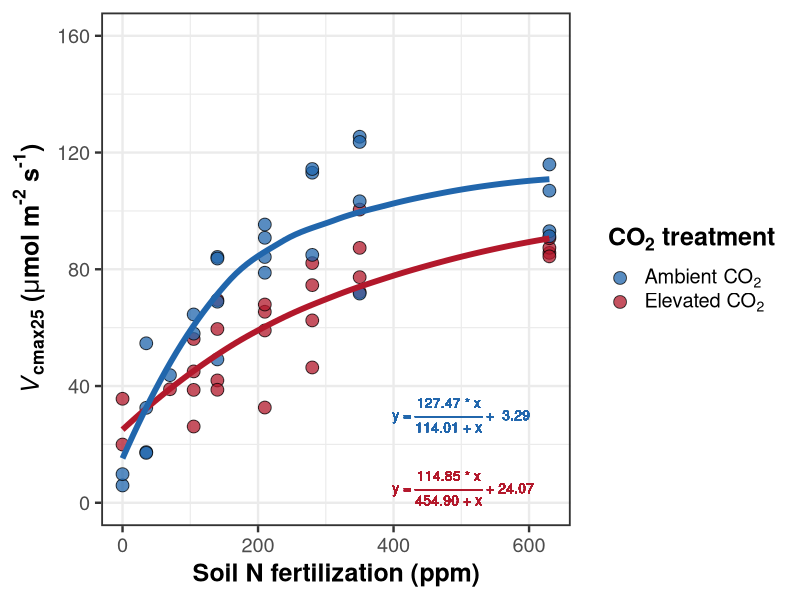
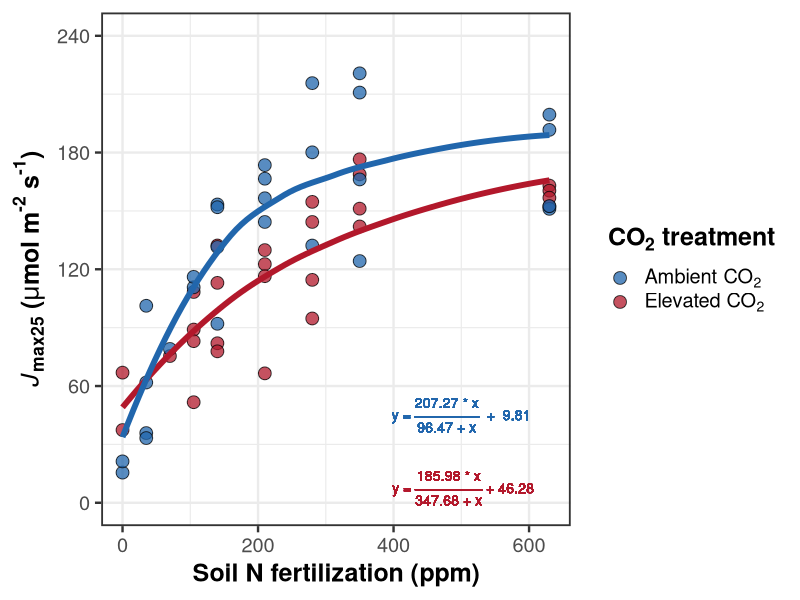
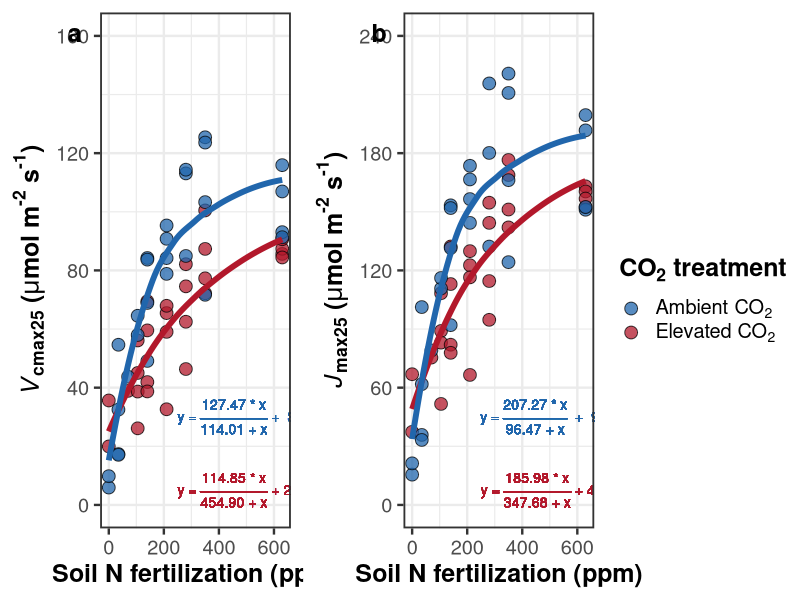

These charts were generated, in order, by the following R code:
##########################################################################
## Load libraries and import data
##########################################################################
# Libraries
library(lme4)
library(tidyverse)
library(nlme)
library(ggpubr)
library(emmeans)

# Read in compiled data file
df <- read.csv("../data_sheets/NxCO2xI_compiled_datasheet.csv") %>%
  mutate(n.trt = as.numeric(n.trt),
         inoc = factor(inoc, levels = c("no.inoc", "inoc")),
         co2 = factor(co2, levels = c("amb", "elv")),
         co2.inoc = str_c(co2, "_", inoc),
         nod.root.ratio = nodule.biomass / root.biomass,
         pnue.growth = anet.growth / (narea / 14)) %>%
  filter(inoc == "inoc" | (inoc == "no.inoc" & nod.root.ratio < 0.05))
## filter all uninoculated pots that have nod biomass > 0.05 g;
## hard code inoc/co2 to make coefficients easier to understand

df.removed <- read.csv("../data_sheets/NxCO2xI_compiled_datasheet.csv") %>%
  mutate(nod.root.ratio = nodule.biomass / root.biomass) %>%
  dplyr::filter(inoc == "no.inoc" & nod.root.ratio > 0.05)

##########################################################################
## Vcmax25 nonlinear saturating regression
##########################################################################

## Create nonlinear saturating regressions
vcmax.nls.elv <- nls(formula = vcmax25 ~ a + ((b*n.trt)/(c+n.trt)),
                 data = subset(df, inoc == "no.inoc" & co2 == "elv"),
                 start = list(a = 18, b = 0.3, c = -0.001))

vcmax.nls.amb <- nls(formula = vcmax25 ~ a + ((b*n.trt)/(c+n.trt)),
                     data = subset(df, inoc == "no.inoc" & co2 == "amb"),
                     start = list(a = 18, b = 0.3, c = -0.001))

## Create predicted trendlines for both CO2 treatments
vcmax.nls.elv.pred <- data.frame(emmeans(vcmax.nls.elv, ~1, "n.trt", 
                                     at = list(n.trt = seq(0, 630, 1)),
                                     data = subset(df, inoc == "no.inoc")))
vcmax.nls.amb.pred <- data.frame(emmeans(vcmax.nls.amb, ~1, "n.trt", 
                                         at = list(n.trt = seq(0, 630, 1)),
                                         data = subset(df, inoc == "no.inoc")))

## Create Vcmax plot
vcmax25.plot <- ggplot(data = subset(df, inoc == "no.inoc"), 
                       aes(x = n.trt, y = vcmax25)) +
  geom_point(aes(fill = co2), alpha = 0.75, size = 4, shape = 21) +
  geom_smooth(data = vcmax.nls.elv.pred, aes(y = emmean), color = "#b2182b",
              linewidth = 2, se = FALSE) +
  geom_smooth(data = vcmax.nls.amb.pred, aes(y = emmean), color = "#2166ac",
              linewidth = 2, se = FALSE) +
  geom_text(aes(500, 5, label=(paste(expression(" y = "*frac("114.85 * x", "454.90 + x")*" + 24.07")))),
                parse = TRUE, size = 3.5, color = "#b2182b") +
  geom_text(aes(500, 30, label=(paste(expression("y = "*frac("127.47 * x", "114.01 + x")*" +  3.29")))),
            parse = TRUE, size = 3.5, color = "#2166ac") +
  scale_fill_manual(values = c("#2166ac", "#b2182b"),
                     labels = c(expression("Ambient CO"["2"]),
                                expression("Elevated CO"["2"]))) +
  scale_y_continuous(limits = c(0, 160), breaks = seq(0, 160, 40)) +
  labs(x = "Soil N fertilization (ppm)",
       y = expression(bold(italic("V")["cmax25"]*" ("*mu*"mol m"^"-2"*" s"^"-1"*")")),
       fill = expression(bold("CO"["2"]*" treatment"))) +
  theme_bw(base_size = 18) +
  theme(legend.title = element_text(face = "bold"),
        axis.title = element_text(face = "bold"),
        panel.border = element_rect(size = 1.25),
        legend.text.align = 0)
vcmax25.plot

##########################################################################
## Jmax25 nonlinear saturating regression
##########################################################################

## Create nonlinear saturating regressions
jmax.nls.elv <- nls(formula = jmax25 ~ a + ((b*n.trt)/(c + n.trt)),
                     data = subset(df, inoc == "no.inoc" & co2 == "elv"),
                     start = list(a = 46, b = 185, c = 347))

jmax.nls.amb <- nls(formula = jmax25 ~ a + ((b*n.trt)/(c+n.trt)),
                     data = subset(df, inoc == "no.inoc" & co2 == "amb"),
                     start = list(a = 46, b = 185, c = 347))

## Create predicted trendlines for both CO2 treatments
jmax.nls.elv.pred <- data.frame(emmeans(jmax.nls.elv, ~1, "n.trt", 
                                         at = list(n.trt = seq(0, 630, 1)),
                                         data = subset(df, inoc == "no.inoc")))
jmax.nls.amb.pred <- data.frame(emmeans(jmax.nls.amb, ~1, "n.trt", 
                                         at = list(n.trt = seq(0, 630, 1)),
                                         data = subset(df, inoc == "no.inoc")))

## Create Jmax plot
jmax25.plot <- ggplot(data = subset(df, inoc == "no.inoc"), 
                       aes(x = n.trt, y = jmax25)) +
  geom_point(aes(fill = co2), alpha = 0.75, size = 4, shape = 21) +
  geom_smooth(data = jmax.nls.elv.pred, aes(y = emmean), color = "#b2182b",
              linewidth = 2, se = FALSE) +
  geom_smooth(data = jmax.nls.amb.pred, aes(y = emmean), color = "#2166ac",
              linewidth = 2, se = FALSE) +
  geom_text(aes(500, 7.5, label=(paste(expression(" y = "*frac("185.98 * x", "347.68 + x")*" + 46.28")))),
            parse = TRUE, size = 3.5, color = "#b2182b") +
  geom_text(aes(500, 45, label=(paste(expression("y = "*frac("207.27 * x", "96.47 + x")*"  +  9.81")))),
            parse = TRUE, size = 3.5, color = "#2166ac") +
  scale_fill_manual(values = c("#2166ac", "#b2182b"),
                    labels = c(expression("Ambient CO"["2"]),
                               expression("Elevated CO"["2"]))) +
  scale_y_continuous(limits = c(0, 240), breaks = seq(0, 240, 60)) +
  labs(x = "Soil N fertilization (ppm)",
       y = expression(bold(italic("J")["max25"]*" ("*mu*"mol m"^"-2"*" s"^"-1"*")")),
       fill = expression(bold("CO"["2"]*" treatment"))) +
  theme_bw(base_size = 18) +
  theme(legend.title = element_text(face = "bold"),
        axis.title = element_text(face = "bold"),
        panel.border = element_rect(size = 1.25),
        legend.text.align = 0)
jmax25.plot

##########################################################################
## Write merged Vcmax25 and Jmax25 plot
##########################################################################
png("../working_drafts/figs/NxCO2xI_photo_nonlinear.png", width = 12, 
    height = 4.5, units = "in", res = 600)
ggarrange(vcmax25.plot, jmax25.plot, common.legend = TRUE, legend = "right",
          labels = c("a", "b"), font.label = list(size = 18),
          label.x = 0.2, label.y = 0.975)
dev.off()
